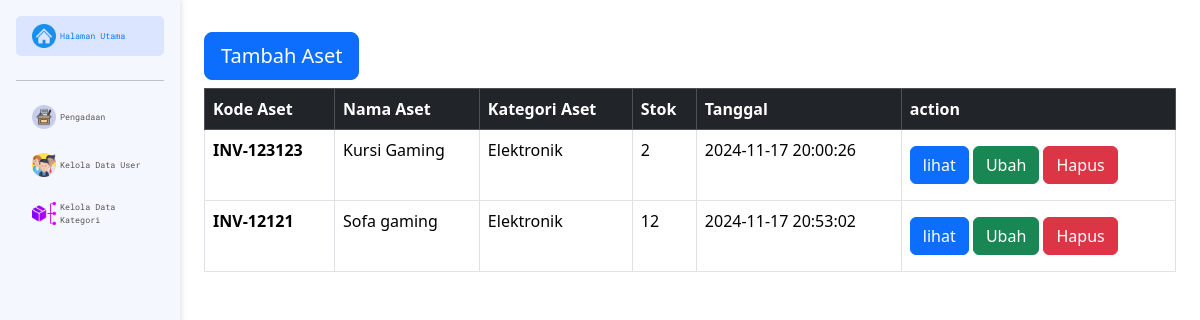
The app's page /pages/aset/index.php, older data.
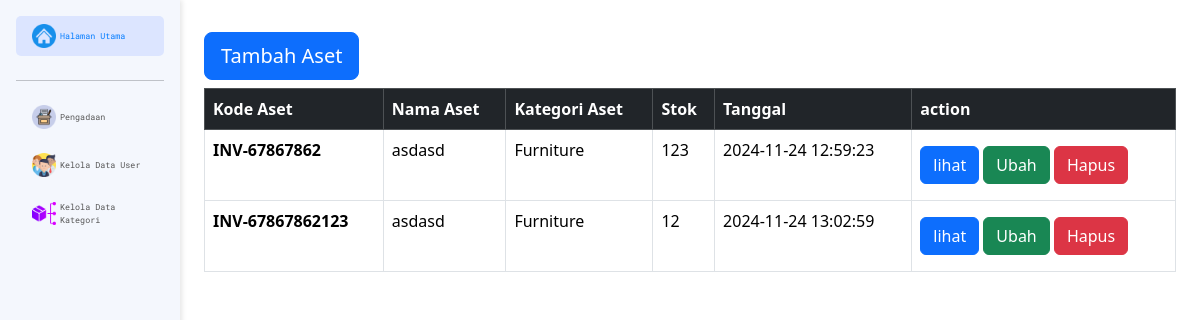
The same page, newer data.
### tables this page shows
CREATE TABLE `aset` (
  `id` int(5) NOT NULL,
  `gambar` varchar(200) DEFAULT NULL,
  `kode_aset` varchar(100) NOT NULL,
  `nama_aset` varchar(250) DEFAULT NULL,
  `stok` int(5) DEFAULT NULL,
  `id_kategori` int(5) DEFAULT NULL,
  `created_at` datetime DEFAULT NULL,
  `updated_at` datetime DEFAULT NULL
);

CREATE TABLE `kategori` (
  `id_kategori` int(5) NOT NULL,
  `nama_kategori` varchar(100) NOT NULL,
  `created_at` datetime NOT NULL,
  `updated_at` datetime NOT NULL
);

### class/Database.php (called while the page is built, shortened)
<?php
class Database{
	function __construct($host, $username, $pass, $dbname){
		$this->conn = mysqli_connect($host, $username, $pass, $dbname);
	}
}
 ?>

### class/Aset.php (called while the page is built, shortened)
<?php
class Aset{
	public $db;
	function __construct($db){
		$this->db = $db;
	}
	function tampilDataAset(){
		$sql = "SELECT * FROM aset";
		$result = mysqli_query($this->db->conn, $sql);
	    $aset = mysqli_fetch_all($result, MYSQLI_ASSOC);
	    return $aset;
	}
}

### class/Kategori.php (called while the page is built, shortened)
<?php
include_once CLASS_PATH."Database.php";
class Kategori{
	public $db;
	function __construct($db){
		$this->db = $db;
	}
	function cariKategoriByID($id){
		$sql = "SELECT * FROM kategori
		WHERE id_kategori = '$id'";
		$result = mysqli_query($this->db->conn, $sql);
	    $kategori = mysqli_fetch_all($result, MYSQLI_ASSOC);
	    return $kategori;
	}
}

### pages/aset/index.php (the view, shortened to what this page needs)
<?php
include_once $_SERVER['DOCUMENT_ROOT']."/inventaris RFID/layouts/header.php";
include_once LAYOUTS_PATH."sidebar.php";
include_once CLASS_PATH."Database.php";
include_once CLASS_PATH."Aset.php";
include_once CLASS_PATH."Kategori.php";
$db = new Database("localhost", "root", "", "inventaris");
$aset = new Aset($db);
$kategori = new Kategori($db);
$aset = $aset->tampilDataAset();
?>
  <div class="flex-grow-1 p-4">
    <div class="flex">
      <a href="<?= PAGES_PATH ?>aset/tambah-data.php" type="button" class="btn btn-primary btn-lg my-2">Tambah Aset</a>
    </div>
    <table class="table table-hover table-bordered">
      <thead class="table-dark">
        <tr>
          <th scope="col">Kode Aset</th>
          <th scope="col">Nama Aset</th>
          <th scope="col">Kategori Aset</th>
          <th scope="col">Stok</th>
          <th scope="col">Tanggal</th>
          <th scope="col">action</th>
        </tr>
      </thead>
      <tbody>
      <?php foreach ($aset as $a) : ?>
        <tr>
          <th scope="row"><?= $a['kode_aset']; ?></th>
          <td><?= $a['nama_aset']; ?></td>
          <?php $nama_kategori =  $kategori->cariKategoriByID($a['id_kategori'])[0]["nama_kategori"];?>
          <td><?= $nama_kategori; ?></td>
          <td><?= $a['stok']; ?></td>
          <td><?= $a['created_at']; ?></td>
          <td>
            <button type="button" class="btn btn-primary" data-bs-toggle="modal" data-bs-target="#modal-lihat" id="button-lihat"
            data-kode="<?= $a['kode_aset'] ?>" data-nama="<?= $a['nama_aset'] ?>"
            data-kategori="<?= $nama_kategori ?>" data-stok="<?= $a['stok'] ?>"
            data-tanggal="<?= $a['created_at'] ?>" data-gambar=<?= $a['gambar'] ?>>
              lihat
            </button>
            <a href="<?= PAGES_PATH ?>aset/ubah-data.php?kode_aset=<?= $a["kode_aset"]; ?>&nama_aset=<?= $a["nama_aset"]; ?>&stok=<?= $a["stok"]; ?>&created_at=<?= $a["created_at"]; ?>&id_aset=<?= $a['id'] ?>&id_kategori=<?= $a['id_kategori'] ?>"
              type="button" class="btn btn-success my-2">Ubah</a>
            <a href="<?= PAGES_PATH ?>aset/hapus-data.php?id=<?= $a['id'] ?>" type="button" class="btn btn-danger my-2">Hapus</a>
          </td>
        </tr>
      <?php endforeach; ?>
      </tbody>
    </table>
  </div>
<?php include_once LAYOUTS_PATH."footer.php";?>

### layouts/header.php (shortened to what this page needs)
<!doctype html>
<html lang="en">
  <head>
    <link href="https://cdn.jsdelivr.net/npm/bootstrap@5.3.3/dist/css/bootstrap.min.css" rel="stylesheet">
    <link href="https://cdn.jsdelivr.net/npm/sweetalert2@11.14.5/dist/sweetalert2.min.css" rel="stylesheet">
  </head>
  <body>

### layouts/sidebar.php (shortened to what this page needs)
</head>
<body>
  <?php
    $folder_name = explode('\\', getcwd());
    if(!isset($folder_name[5])){
      $folder_name = "";
    }else{
      $folder_name = $folder_name[5];
    }
  ?>
  <div class="d-flex">
    <nav class="sidebar d-flex flex-column p-3">
      <ul class="nav flex-column">
        <li class="nav-item mb-2">
          <a href="<?= PAGES_PATH; ?>" class="nav-link <?= $folder_name == "" ? "active" : ""; ?>">
            <div class="d-flex align-items-center">
                <img src="<?= ICONS_PATH ?>home.png" style="width: 2vw ;"> <div class="px-1">Halaman Utama</div>
            </div>
          </a>
        </li>
        <hr>
        <li class="nav-item mb-2">
          <a href="<?= PAGES_PATH ?>aset/" class="nav-link <?= $folder_name == "aset" ? "active" : ""; ?>">
            <div class="d-flex align-items-center">
                <img src="<?= ICONS_PATH ?>aset.png" style="width: 2vw ;"> <div class="px-1">Pengadaan</div>
            </div>
          </a>
        </li>
        <li class="nav-item mb-2">
          <a href="<?= PAGES_PATH ?>user/" class="nav-link <?= $folder_name == "user" ? "active" : ""; ?>">
            <div class="d-flex align-items-center">
                <img src="<?= ICONS_PATH ?>users.png" style="width: 2vw ;"> <div class="px-1">Kelola Data User</div>
            </div>
          </a>
        </li>
        <li class="nav-item mb-2">
          <a href="<?= PAGES_PATH ?>kategori/" class="nav-link <?= $folder_name == "kategori" ? "active" : ""; ?>">
            <div class="d-flex align-items-center">
              <img src="<?= ICONS_PATH ?>category.png" style="width: 2vw ;"> <div class="px-1">Kelola Data Kategori</div>
            </div>
          </a>
        </li>
      </ul>
    </nav>

### layouts/footer.php (shortened to what this page needs)
	</div>
  </body>
</html>

### layouts/sidebar.php (style rules this page uses)
.sidebar { height: 100vh; width: 15vw; font-size: 0.7vw; font-family: "Roboto Mono", monospace; background-color: #f4f7fd; box-shadow: 2px 0 5px rgba(0, 0, 0, 0.1); }
.sidebar .nav-link { color: #555; transition: background-color 0.3s, color 0.3s; border-radius: 5px; }
.nav-link.active { background-color: #dce5ff; color: #007bff; }

Row changes from the older to the newer data that the page shows:
removed aset: kode_aset "INV-123123", nama_aset "Kursi Gaming", id_kategori.nama_kategori "Elektronik", stok "2", created_at "2024-11-17 20:00:26"
removed aset: kode_aset "INV-12121", nama_aset "Sofa gaming", id_kategori.nama_kategori "Elektronik", stok "12", created_at "2024-11-17 20:53:02"
added aset: kode_aset "INV-67867862", nama_aset "asdasd", id_kategori.nama_kategori "Furniture", stok "123", created_at "2024-11-24 12:59:23"
added aset: kode_aset "INV-67867862123", nama_aset "asdasd", id_kategori.nama_kategori "Furniture", stok "12", created_at "2024-11-24 13:02:59"
